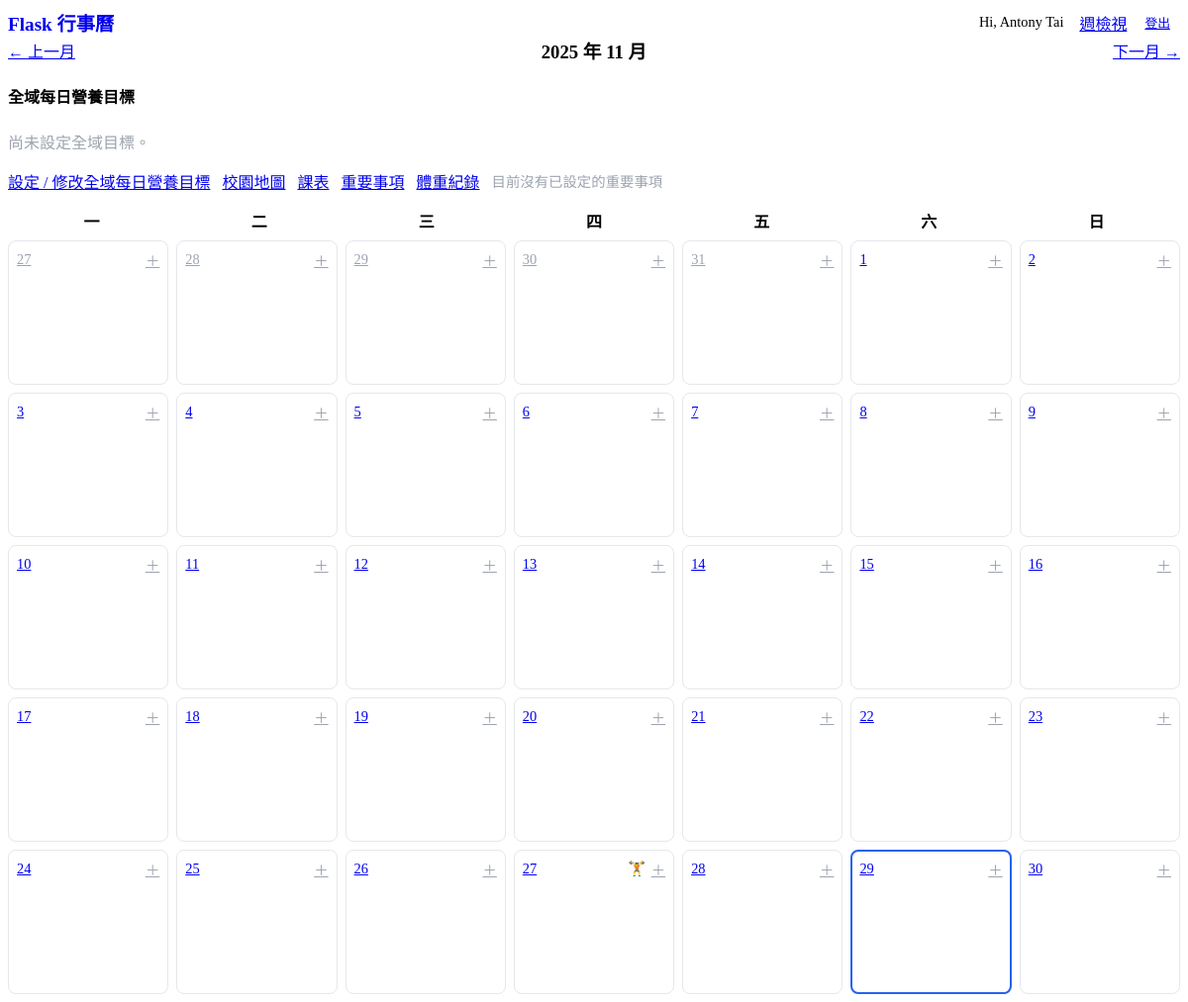
Page / (signed in) on the earlier database version.
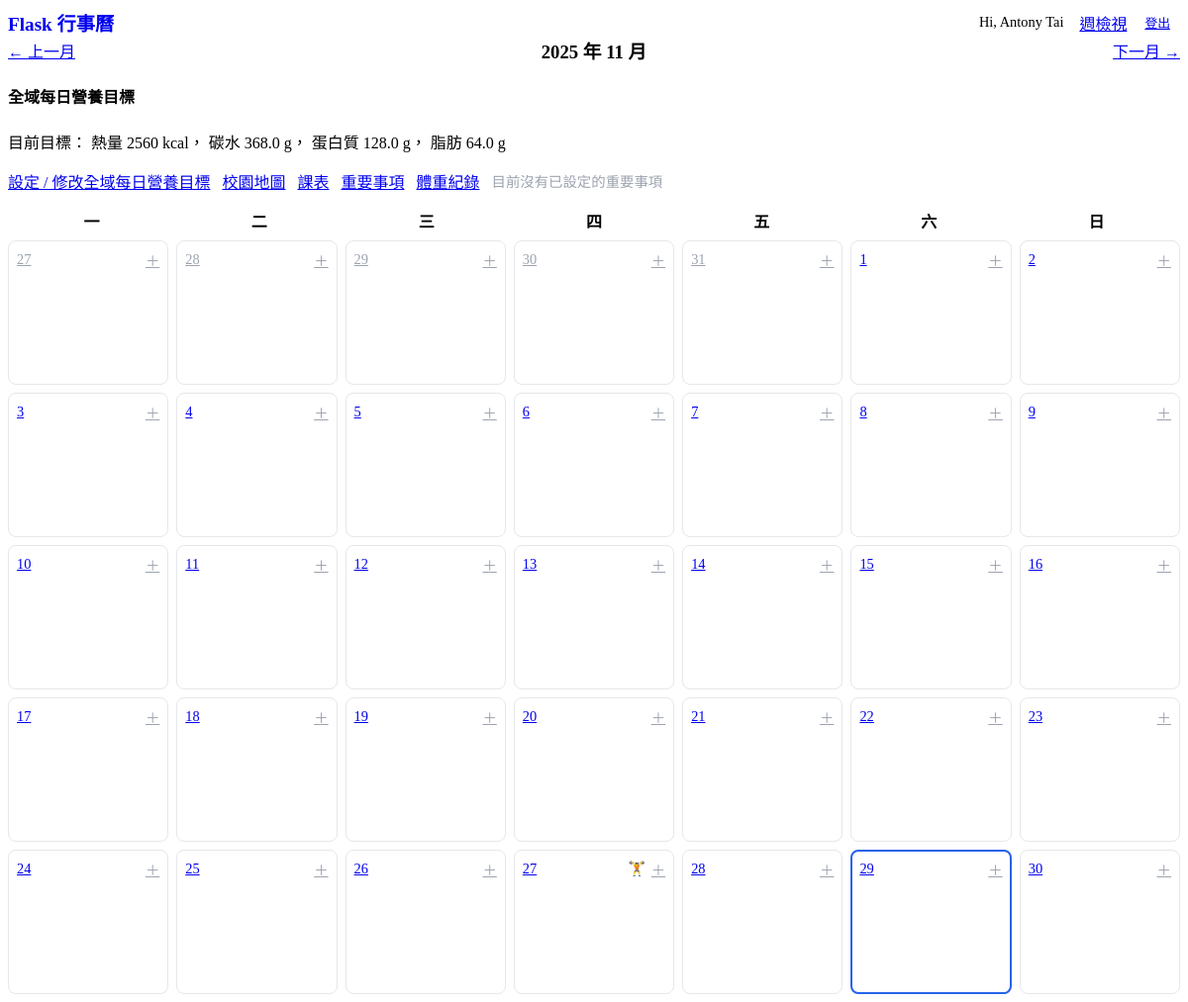
Same page on the later database version.
### app.py (models this page shows)
class DailyNutritionGoal(db.Model):
    __tablename__ = "daily_nutrition_goals"
    user_id = db.Column(db.Integer, db.ForeignKey('users.id'), nullable=False)
    id = db.Column(db.Integer, primary_key=True)
    date = db.Column(db.Date, nullable=False, unique=True)
    kcal_target = db.Column(db.Float, default=0.0)
    carb_target = db.Column(db.Float, default=0.0)
    protein_target = db.Column(db.Float, default=0.0)
    fat_target = db.Column(db.Float, default=0.0)

### app.py (the view)
@app.route("/")
@login_required
def index():
    try:
        year = int(request.args.get("year", datetime.today().year))
        month = int(request.args.get("month", datetime.today().month))
    except ValueError:
        year, month = datetime.today().year, datetime.today().month
    first_day, last_day = month_range(year, month)
    items = (
        CalendarItem.query
        .filter(CalendarItem.user_id == current_user.id)
        .filter(CalendarItem.date.between(first_day, last_day))
        .order_by(CalendarItem.date.asc(), CalendarItem.start_time.asc())
        .all()
    )
    items_by_date = {}
    for it in items:
        items_by_date.setdefault(it.date, []).append(it)
    cal = calendar.Calendar(firstweekday=0)
    weeks = cal.monthdatescalendar(year, month)
    (prev_y, prev_m), (next_y, next_m) = month_nav(year, month)
    strength_dates = strength_dates_between(first_day, last_day)
    nutrition_goal = get_global_nutrition_goal()
    next_important, next_important_days = get_next_important()
    return render_template(
        "index.html",
        year=year,
        month=month,
        weeks=weeks,
        items_by_date=items_by_date,
        prev_year=prev_y,
        prev_month=prev_m,
        next_year=next_y,
        next_month=next_m,
        today=date.today(),
        strength_dates=strength_dates,
        nutrition_goal=nutrition_goal,
        next_important=next_important,
        next_important_days=next_important_days,
    )

### app.py (called while the page is built)
@login_manager.user_loader
def load_user(user_id):
    return User.query.get(int(user_id))

def month_range(year: int, month: int):
    first_day = date(year, month, 1)
    _, last = calendar.monthrange(year, month)
    return first_day, date(year, month, last)

def month_nav(year: int, month: int):
    this = date(year, month, 1)
    prev_month = (this.replace(day=1) - timedelta(days=1)).replace(day=1)
    next_month = (this.replace(day=28) + timedelta(days=4)).replace(day=1)
    return (prev_month.year, prev_month.month), (next_month.year, next_month.month)

def strength_dates_between(start_d: date, end_d: date):
    if not current_user.is_authenticated:
        return set()
    rows = (
        StrengthSet.query.with_entities(StrengthSet.date)
        .filter(StrengthSet.user_id == current_user.id)
        .filter(StrengthSet.date.between(start_d, end_d))
        .group_by(StrengthSet.date)
        .all()
    )
    return {r.date for r in rows}

### templates/index.html (shortened to what this page needs)
{% extends "base.html" %}
{% block content %}
<div class="topbar">
  <a href="{{ url_for('index', year=prev_year, month=prev_month) }}">← 上一月</a>
  <h3 style="margin:0;">{{ year }} 年 {{ "%02d"|format(month) }} 月</h3>
  <a href="{{ url_for('index', year=next_year, month=next_month) }}">下一月 →</a>
</div>
<section style="margin-bottom:1rem;">
  <h4>全域每日營養目標</h4>
  {% if nutrition_goal %}
    <p>
      目前目標：
      熱量 {{ '%.0f'|format(nutrition_goal.kcal_target) }} kcal，
      碳水 {{ '%.1f'|format(nutrition_goal.carb_target) }} g，
      蛋白質 {{ '%.1f'|format(nutrition_goal.protein_target) }} g，
      脂肪 {{ '%.1f'|format(nutrition_goal.fat_target) }} g
    </p>
  {% else %}
    <p class="muted">尚未設定全域目標。</p>
  {% endif %}
  <div style="display:flex; gap:.75rem; flex-wrap:wrap; align-items:center; margin-top:.25rem;">
    <a href="{{ url_for('nutrition_goal_page') }}" role="button">
      設定 / 修改全域每日營養目標
    </a>
    <a href="https://taiming20030.wixsite.com/taiwantechsmap"
       target="_blank" rel="noopener"
       role="button" class="contrast">
      校園地圖
    </a>
    <a href="{{ url_for('timetable') }}" role="button" class="secondary">
      課表
    </a>
    <a href="{{ url_for('important') }}" role="button" class="secondary">
      重要事項
    </a>
    <a href="{{ url_for('weight_page') }}" role="button" class="secondary">
      體重紀錄
    </a>
    <span class="muted" style="font-size:0.9rem;">
      {% if next_important %}
        最近：{{ next_important.title }}（還有 {{ next_important_days }} 天）
      {% else %}
        目前沒有已設定的重要事項
      {% endif %}
    </span>
  </div>
</section>
<div class="header">
  <div>一</div><div>二</div><div>三</div><div>四</div><div>五</div><div>六</div><div>日</div>
</div>
<div class="calendar">
  {% for week in weeks %}
    {% for d in week %}
      {% set is_this_month = (d.month == month) %}
      {% set classes = "day" %}
      {% if d == today %}{% set classes = classes + " today" %}{% endif %}
      <div class="{{ classes }}">
        <div class="datebox">
          <a href="{{ url_for('day_view', datestr=d.strftime('%Y-%m-%d')) }}"
             class="{{ '' if is_this_month else 'muted' }}">{{ d.day }}</a>
          <div style="display:flex; gap:.35rem; align-items:center;">
            {% if d in strength_dates %}
              <span class="strength-dot" title="今日有重訓">🏋️</span>
            {% endif %}
            <a href="{{ url_for('add', date=d.strftime('%Y-%m-%d')) }}" class="muted">＋</a>
          </div>
        </div>
      </div>
    {% endfor %}
  {% endfor %}
</div>
{% endblock %}

Differences in the rows shown:
added DailyNutritionGoal: kcal_target "2560", carb_target "368.0", protein_target "128.0", fat_target "64.0"
Other differences:
text no longer shown: "尚未設定全域目標。"
text now shown: "目前目標： 熱量 kcal， 碳水 g， 蛋白質 g， 脂肪 g"
